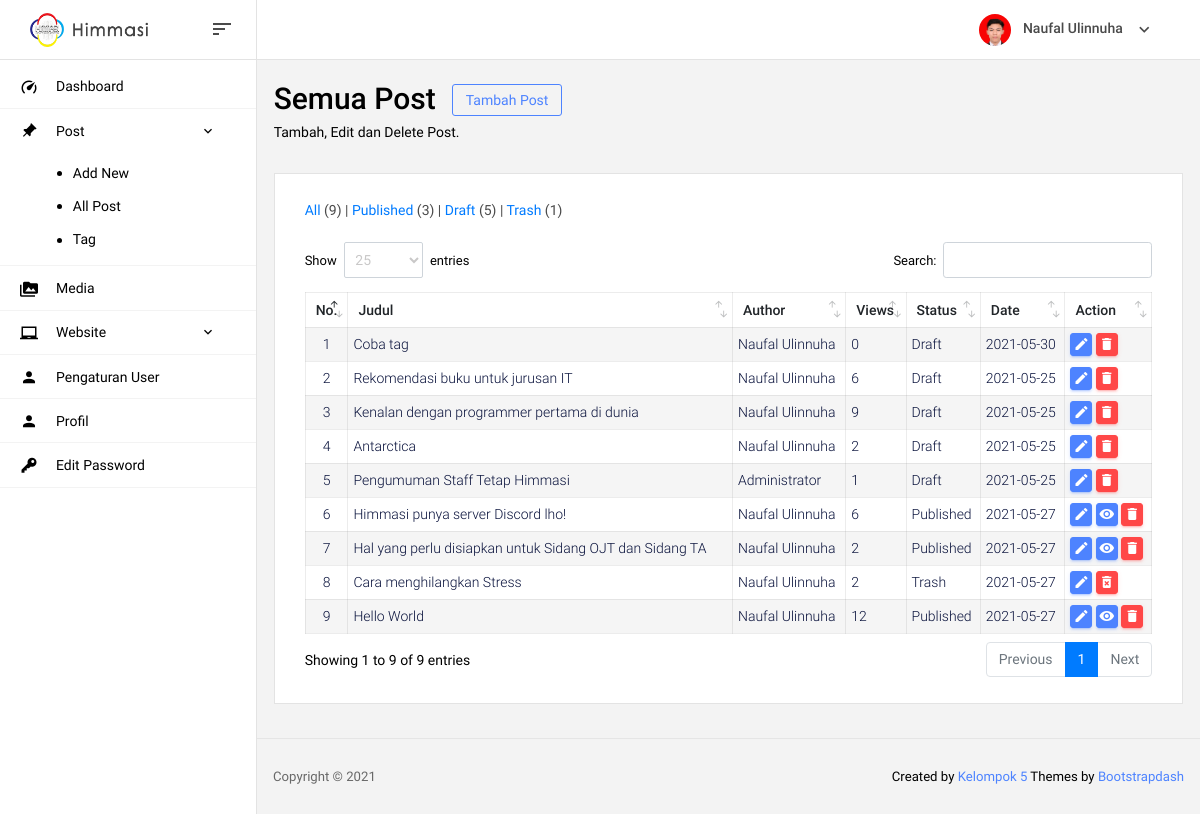
The app's page /admin/post (signed in), older data.
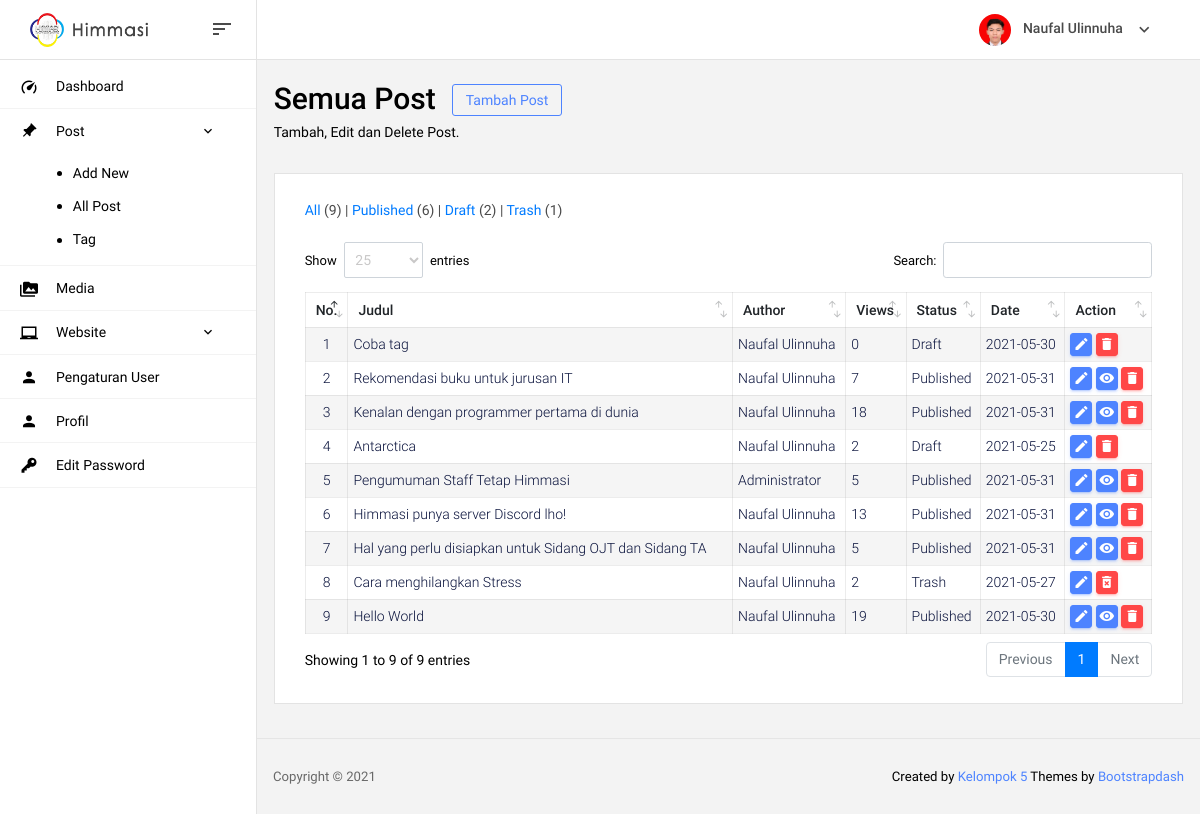
The same page, newer data.
### tables this page shows
CREATE TABLE `user` (
  `id_user` int(11) NOT NULL,
  `nama` varchar(100) NOT NULL,
  `username` varchar(50) NOT NULL,
  `password` varchar(50) NOT NULL,
  `level` varchar(50) NOT NULL,
  `jabatan` varchar(50) NOT NULL,
  `foto` varchar(50) NOT NULL
);

CREATE TABLE `post` (
  `id_post` int(11) NOT NULL,
  `judul` varchar(100) NOT NULL,
  `isi` text NOT NULL,
  `status` varchar(50) NOT NULL,
  `link` varchar(100) NOT NULL,
  `views` int(11) NOT NULL,
  `insert_by` int(11) NOT NULL,
  `insert_at` date NOT NULL,
  `update_by` int(11) NOT NULL,
  `update_at` date NOT NULL
);

### admin/includes/session.php (called while the page is built, shortened)
<?php
	$id_user = $_SESSION['id_user'];
	$level = $_SESSION['level'];
	$query = mysqli_query($koneksi,"SELECT `username`, `nama`, `foto` FROM `user` WHERE `id_user` = $id_user");
  	while($data = mysqli_fetch_row($query)){
    	$nama     = $data[1];
    	$foto     = $data[2];
  	}
?>

### admin/page/post.php (the view, shortened to what this page needs)
<section class="row">
  <div class="col-md-12 grid-margin">
    <div class="d-flex justify-content-between flex-wrap">
      <div class="d-flex align-items-end flex-wrap">
        <div class="mr-md-3 mr-xl-5">
          <div class="row m-0">
            <h2>Semua Post</h2>
            <a href="post-new" type="button" class="btn btn-outline-primary btn-sm ml-3" style="height: fit-content;">
              Tambah Post
            </a>
          </div>
          <p class="mb-md-0">Tambah, Edit dan Delete Post.</p>
        </div>
      </div>
    </div>
  </div>
</section>
<section class="card">
  <div class="card-body">
    <h4 class="mb-4">
      <span class="card-title"><a href="post">All</a>
        (<?= mysqli_num_rows(mysqli_query($koneksi, "SELECT * FROM `post`")) ?>) | </span>
      <span class="card-title"><a href="post_type-publish">Published</a>
        (<?= mysqli_num_rows(mysqli_query($koneksi, "SELECT * FROM `post` WHERE `status`='publish'")) ?>) | </span>
      <span class="card-title"><a href="post_type-draft">Draft</a>
        (<?= mysqli_num_rows(mysqli_query($koneksi, "SELECT * FROM `post` WHERE `status`='draft'")) ?>) | </span>
      <span class="card-title"><a href="post_type-trash">Trash</a>
        (<?= mysqli_num_rows(mysqli_query($koneksi, "SELECT * FROM `post` WHERE `status`='trash'")) ?>)</span>
    </h4>
    <div class="row">
      <div class="col-12">
        <div class="table-responsive">
          <table id="data-alumni" class="table">
            <thead>
              <tr>
                <th>No.</th>
                <th>Judul</th>
                <th>Author</th>
                <th>Views</th>
                <th>Status</th>
                <th>Date</th>
                <th>Action</th>
              </tr>
            </thead>
            <tbody>
              <?php
                $no = 1;
                $sql = "SELECT * FROM `post` LEFT JOIN `user` ON `post`.`insert_by`=`user`.`id_user`";
                $sql .= " ORDER BY `id_post` DESC";
                $query = mysqli_query($koneksi,$sql);
                while($data = mysqli_fetch_array($query)){
                  $id_post = $data["id_post"];
                  $judul   = $data["judul"];
                  $author  = $data["nama"];
                  $views   = $data["views"];
                  $date    = $data["update_at"];
                  $status  = $data["status"];
                  $link    = $data["link"];
              ?>
              <tr>
                <td class="td-nomer"><?= $no ?></td>
                <td><?= $judul ?></td>
                <td><?= $author ?></td>
                <td><?= $views ?></td>
                <td>
                    <p style="text-transform: capitalize;">
                      <?php if ($status=="publish") {echo "Published";} else {echo $status;} ?>
                    </p>
                </td>
                <td><?= $date ?></td>
                <td>
                  <a href="post-edit-id-<?= $id_post ?>" type="button" class="btn btn-primary btn-sm btn-table" title="Edit"><i class="mdi mdi-pencil"></i></a>
                  <?php
                    if ($status=="publish") { ?>
                      <a href="../post=<?= $link ?>" type="button" target="_blank" class="btn btn-primary btn-sm btn-table" title="Lihat Postingan"><i class="mdi mdi-eye"></i></a>
                    <?php } if ($status=="publish"||$status=="draft") {?>
                      <button type="button" class="btn btn-danger btn-sm btn-table" title="Hapus" data-toggle="modal" data-target="#hapusPost" onclick='hapusPost(<?php echo '"'.$id_post.'"' ?>)'><i class="mdi mdi-delete"></i></button>
                    <?php } if ($status=="trash") {?>
                      <button type="button" class="btn btn-danger btn-sm btn-table" title="Hapus permanent" data-toggle="modal" data-target="#deletePost" onclick='deletePost(<?php echo '"'.$id_post.'"' ?>)'><i class="mdi mdi-delete-forever"></i></button>
                    <?php }
                  ?>
                </td>
              </tr>
              <?php $no++; } ?>
            </tbody>
          </table>
        </div>
      </div>
    </div>
  </div>
</section>

### admin/index.php (shortened to what this page needs)
<?php
  include('../koneksi/koneksi.php');
  include('includes/session.php');
?>
<!DOCTYPE html>
<html lang="en">
<head>
  <?php include("includes/head.php"); ?>
</head>
<body>
  <div class="container-scroller">
    <?php include("includes/navbar.php"); ?>
    <div class="container-fluid page-body-wrapper">
      <?php include("includes/sidebar.php"); ?>
      <div class="main-panel">
        <div class="content-wrapper pt-4">
          <?php
            if (isset($_GET["page"])) {
              $page = $_GET["page"];
              $admin_page = array(
                "dashboard","password","logout","post","post-new","post-edit","post-tag","profil",
                "user","media","user2","tag2","anggota","departemen","departemen2"
              );
              if  (in_array($page, $admin_page)) {
                include("page/$page.php");
              }else{echo "Page not found!";}
            }
            else{ include("page/dashboard.php"); }
          ?>
        </div>
        <?php include("includes/footer.php"); ?>
      </div>
    </div>
  </div>
</body>
</html>

### admin/includes/head.php (shortened to what this page needs)
<link rel="stylesheet" href="assets/vendors/mdi/css/materialdesignicons.min.css">
<link rel="stylesheet" href="assets/vendors/base/vendor.bundle.base.css">
<link rel="stylesheet" href="assets/vendors/datatables.net-bs4/dataTables.bootstrap4.css">
<link rel="stylesheet" href="assets/vendors/summernote/dist/summernote-bs4.css">
<link rel="stylesheet" href="assets/css/style.css">

### admin/includes/navbar.php (shortened to what this page needs)
<nav class="navbar col-lg-12 col-12 p-0 fixed-top d-flex flex-row">
      <div class="navbar-brand-wrapper d-flex justify-content-center">
        <div class="navbar-brand-inner-wrapper d-flex justify-content-between align-items-center w-100">
          <a class="navbar-brand brand-logo" href="index.php"><img class="of-contain w-100" src="assets/img/logo.png" alt="logo"/></a>
          <button class="navbar-toggler navbar-toggler align-self-center" type="button" data-toggle="minimize">
            <span class="mdi mdi-sort-variant"></span>
          </button>
        </div>
      </div>
      <div class="navbar-menu-wrapper d-flex align-items-center justify-content-end">
        <ul class="navbar-nav navbar-nav-right">
          <li class="nav-item nav-profile dropdown">
            <a class="nav-link dropdown-toggle" href="#" data-toggle="dropdown" id="profileDropdown">
              <img src="assets/img/profil/<?= $foto ?>" class="img-profil" alt="profile"/>
              <span class="nav-profile-name"><?= $nama ?></span>
            </a>
          </li>
        </ul>
      </div>
    </nav>

### admin/includes/sidebar.php (shortened to what this page needs)
<nav class="sidebar sidebar-offcanvas" id="sidebar">
  <ul class="nav">
    <li class="nav-item">
      <a class="nav-link" href="dashboard">
        <i class="mdi mdi-speedometer menu-icon"></i>
        <span class="menu-title">Dashboard</span>
      </a>
    </li>
    <li class="nav-item">
      <a class="nav-link" data-toggle="collapse" href="#post" aria-expanded="false" aria-controls="ui-basic">
        <i class="mdi mdi-pin menu-icon" style="transform: rotate(45deg);"></i>
        <span class="menu-title">Post</span>
        <i class="menu-arrow"></i>
      </a>
      <div class="collapse" id="post">
        <ul class="nav flex-column sub-menu">
          <li class="nav-item"> <a class="nav-link" href="post-new">Add New</a></li>
          <li class="nav-item"> <a class="nav-link" href="post">All Post</a></li>
          <li class="nav-item"> <a class="nav-link" href="post-tag">Tag</a></li>
        </ul>
      </div>
    </li>
    <li class="nav-item">
      <a class="nav-link" href="media">
        <i class="mdi mdi-folder-multiple-image menu-icon"></i>
        <span class="menu-title">Media</span>
      </a>
    </li>
    <li class="nav-item">
      <a class="nav-link" data-toggle="collapse" href="#website" aria-expanded="false" aria-controls="ui-basic">
        <i class="mdi mdi-laptop-chromebook menu-icon"></i>
        <span class="menu-title">Website</span>
        <i class="menu-arrow"></i>
      </a>
    </li>
    <?php
      if ($level=="superadmin") { ?>
       <li class="nav-item">
        <a class="nav-link" href="user">
          <i class="mdi mdi-account menu-icon"></i>
          <span class="menu-title">Pengaturan User</span>
        </a>
      </li>
      <?php }
    ?>
    <li class="nav-item">
      <a class="nav-link" href="profil">
        <i class="mdi mdi-account menu-icon"></i>
        <span class="menu-title">Profil</span>
      </a>
    </li>
    <li class="nav-item">
      <a class="nav-link" href="password">
        <i class="mdi mdi-key-variant menu-icon flip-h"></i>
        <span class="menu-title">Edit Password</span>
      </a>
    </li>
  </ul>
</nav>

### admin/includes/footer.php
<footer class="footer">
          <div class="d-sm-flex justify-content-center justify-content-sm-between">
            <span class="text-muted d-block text-center text-sm-left d-sm-inline-block">Copyright © 2021</span>
            <span class="float-none float-sm-right d-block mt-1 mt-sm-0 text-center">
            	Created by <a href="https://wa.me/6285234006051" target="_blank">Kelompok 5</a>
            	Themes by <a href="https://www.bootstrapdash.com/" target="_blank">Bootstrapdash</a>
            </span>
          </div>
        </footer>

### admin/includes/head.php (style rules this page uses)
p { margin: 0px }
.table thead tr th { padding: 10px !important; font-size: 14px; }
.table tbody tr td { padding: 5px !important }
.btn-table { padding: 2px !important; height: fit-content; }
.btn-table i { font-size: 16px !important }
.btn i { font-size: 14px; }
.of-contain { object-fit: contain; }
.img-profil { object-fit: cover; object-position: top }
.dataTables_wrapper .dataTable .btn { padding: 3px 5px 5px 3px; }
.card { border: 1px solid #e3e3e3; }
.td-nomer { width: 10px; text-align: center; }
.flip-h { transform: scale(-1, 1) }
.dataTables_wrapper .dataTable thead .sorting:before, .dataTables_wrapper .dataTable thead .sorting_asc:before, .dataTables_wrapper .dataTable thead .sorting_desc:before, .dataTables_wrapper .dataTable thead .sorting_asc_disabled:before, .dataTables_wrapper .dataTable thead .sorting_desc_disabled:before { right: 8px;bottom: 10px; }
.dataTables_wrapper .dataTable thead .sorting:after, .dataTables_wrapper .dataTable thead .sorting_asc:after, .dataTables_wrapper .dataTable thead .sorting_desc:after, .dataTables_wrapper .dataTable thead .sorting_asc_disabled:after, .dataTables_wrapper .dataTable thead .sorting_desc_disabled:after { right: 3px;bottom: 0px; }

### admin/includes/sidebar.php (style rules this page uses)
.nav-item.active .nav-link i { color: #000 !important; }
.nav-item.active .nav-link span { color: #000 !important; }

### admin/page/post.php (style rules this page uses)
.card-title { text-transform: none !important; font-weight: 400 !important }

Row changes from the older to the newer data that the page shows:
changed post "Rekomendasi buku untuk jurusan IT": views "6" → "7"; update_at "2021-05-25" → "2021-05-31"; status "Draft" → (not shown); now shows "Published"
changed post "Kenalan dengan programmer pertama di dunia": views "9" → "18"; update_at "2021-05-25" → "2021-05-31"; status "Draft" → (not shown); now shows "Published"
changed post "Pengumuman Staff Tetap Himmasi": views "1" → "5"; update_at "2021-05-25" → "2021-05-31"; status "Draft" → (not shown); now shows "Published"
changed post "Himmasi punya server Discord lho!": views "6" → "13"; update_at "2021-05-27" → "2021-05-31"
changed post "Hal yang perlu disiapkan untuk Sidang OJT dan Sidang TA": views "2" → "5"; update_at "2021-05-27" → "2021-05-31"
changed post "Hello World": views "12" → "19"; update_at "2021-05-27" → "2021-05-30"
Text that changed along with them:
text no longer shown: "3 5"
text now shown: "6 2"
